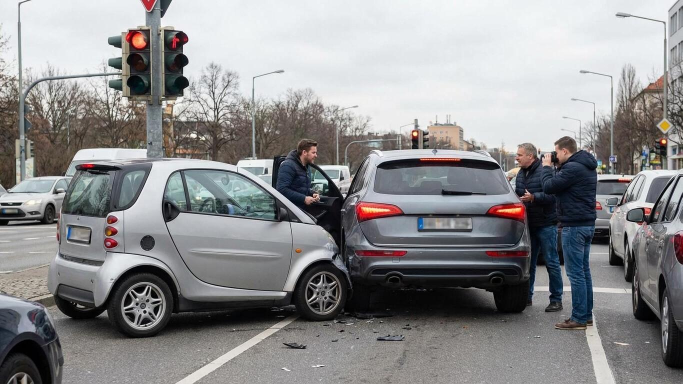
#> input picture outputs/ACCIDENT_001/original.jpg, 1365 x 768 px (shown at 1/2 size)
$ python pick_control_points.py outputs/ACCIDENT_001/original.jpg
#> lines starting #> are read from the running program, lines starting #| are printed output that depends on the picture; after the words box and inside, x2 and y2 are one past the last pixel; in counts of white or black regions, pixels touching at a corner belong together
"""道路平面标定：四点人工选取工具。

用法（在项目根目录执行）：
    python tools/pick_control_points.py outputs/ACCIDENT_001/original.jpg

操作：
    鼠标左键：依次点选 4 个控制点（顺序固定：near_left -> near_right -> far_right -> far_left）
    B：撤销上一个点
    R：全部重置
    S：保存（必须已选满 4 个点）
    Q / ESC：退出

说明：
- 四个点必须位于同一个道路平面（路面上），不能取车身角点、车顶、红绿灯等悬空物。
- 保存时若 outputs/<case>/image_control_points.json 已存在，会先备份为
  image_control_points.previous.json，再写入新的点。
- 本工具只保存图像坐标；道路平面坐标（ground_points）需要你在 calibration.json 中给定，
  并把单位明确写为 local_unit（没有实测尺寸时不得声称米制）。
- 支持中文路径（OpenCV 原生 imread/imwrite 不支持，本工具改用 imdecode/imencode）。
"""

import json
import sys
from pathlib import Path

import cv2
import numpy as np

POINT_ORDER = ["near_left", "near_right", "far_right", "far_left"]
SUGGESTION = {
    "near_left": "画面下方，道路左侧路面/标线",
    "near_right": "画面下方，道路右侧路面/标线",
    "far_right": "画面上方，道路右侧路面/标线",
    "far_left": "画面上方，道路左侧路面/标线",
}
MAX_DISPLAY_W = 1280
MAX_DISPLAY_H = 800


def imread_unicode(path):
    data = np.fromfile(str(path), dtype=np.uint8)
    img = cv2.imdecode(data, cv2.IMREAD_COLOR)
#> img is the input picture: shape (768, 1365, 3); mean B, G, R 142, 140.9, 141
    if img is None:
        raise FileNotFoundError(f"图片无法读取：{path}")
    return img


def imwrite_unicode(path, img):
    ok, buf = cv2.imencode(".png", img)
    if not ok:
        raise IOError(f"图片编码失败：{path}")
    buf.tofile(str(path))


def main():
    if len(sys.argv) < 2:
        raise SystemExit(
            "请提供图片路径，例如：\n"
            "  python tools/pick_control_points.py "
            "outputs/ACCIDENT_001/original.jpg"
        )

    image_path = Path(sys.argv[1]).resolve()
    if not image_path.exists():
        raise SystemExit(f"图片不存在：{image_path}")

    img = imread_unicode(image_path)
    h, w = img.shape[:2]
#> h = 768; w = 1365
    scale = min(MAX_DISPLAY_W / w, MAX_DISPLAY_H / h, 1.0)
#> scale = 0.938
    disp = cv2.resize(img, None, fx=scale, fy=scale, interpolation=cv2.INTER_AREA)
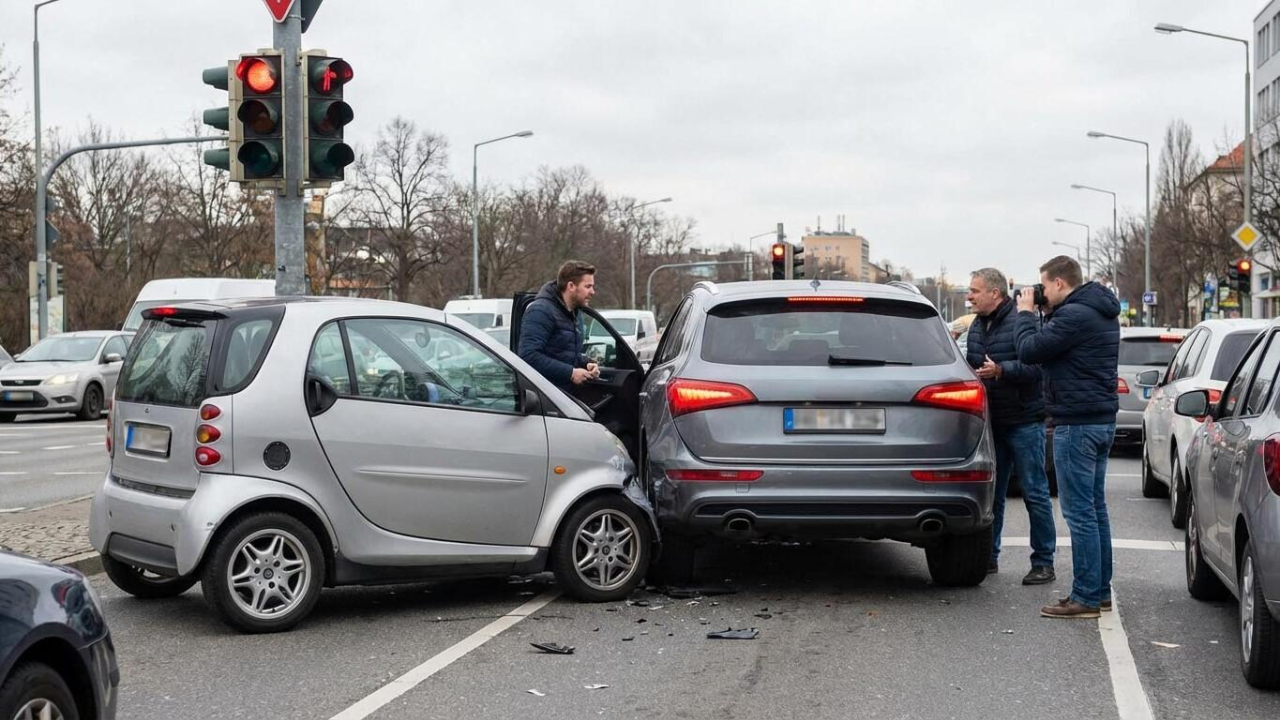
#> disp: shape (720, 1280, 3); mean B, G, R 142, 140.9, 141

    points = []          # 原图坐标
    win = "pick_control_points  (L=add  B=undo  R=reset  S=save  Q=quit)"

    def redraw():
        canvas = disp.copy()
        for i, (x, y) in enumerate(points):
            px, py = int(x * scale), int(y * scale)
            cv2.circle(canvas, (px, py), 5, (0, 0, 255), -1)
            cv2.putText(canvas, f"{i + 1} {POINT_ORDER[i]}", (px + 8, py - 8),
                        cv2.FONT_HERSHEY_SIMPLEX, 0.55, (0, 255, 255), 1)
            if i > 0:
                qx, qy = int(points[i - 1][0] * scale), int(points[i - 1][1] * scale)
                cv2.line(canvas, (qx, qy), (px, py), (0, 255, 0), 1)
        if len(points) == 4:
            pts = np.array([[[int(x * scale), int(y * scale)] for x, y in points]],
                           dtype=np.int32)
            cv2.polylines(canvas, pts, True, (0, 255, 0), 2)
        hint = (f"next: {POINT_ORDER[len(points)]} ({SUGGESTION[POINT_ORDER[len(points)]]})"
                if len(points) < 4 else "4 points OK -> press S to save")
        cv2.putText(canvas, hint, (10, 22), cv2.FONT_HERSHEY_SIMPLEX, 0.62,
                    (255, 255, 255), 2)
#> canvas: shape (720, 1280, 3); 0.43% of pixels changed, all inside (x1, y1, x2, y2) = (11, 6, 628, 28)
        cv2.putText(canvas, hint, (10, 22), cv2.FONT_HERSHEY_SIMPLEX, 0.62,
                    (0, 0, 0), 1)
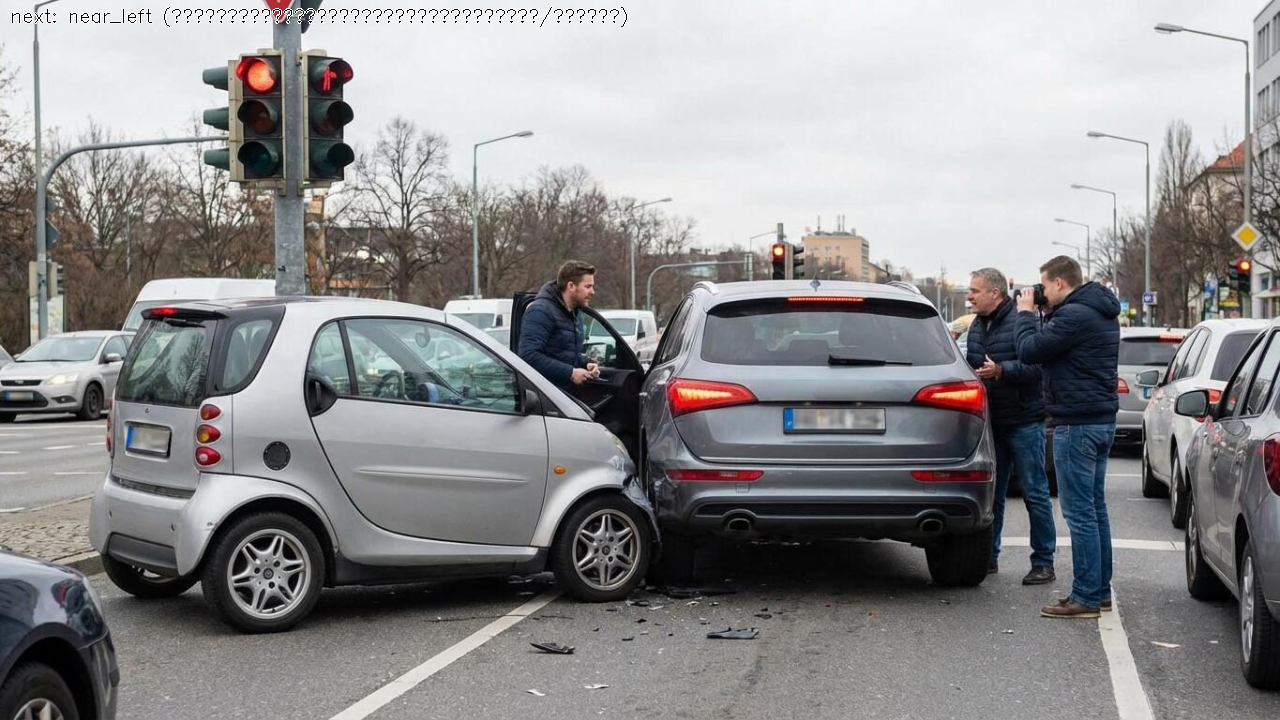
#> canvas: shape (720, 1280, 3); mean B, G, R 141.8, 140.6, 140.8
        cv2.imshow(win, canvas)

    def on_mouse(event, x, y, flags, param):
        if event == cv2.EVENT_LBUTTONDOWN and len(points) < 4:
            points.append((round(x / scale, 2), round(y / scale, 2)))
            redraw()

    cv2.namedWindow(win, cv2.WINDOW_AUTOSIZE)
    cv2.setMouseCallback(win, on_mouse)
    redraw()

    while True:
        key = cv2.waitKey(0) & 0xFF
#> (key q is pressed here)
        if key in (ord("q"), 27):
            break
        elif key == ord("b") and points:
            points.pop()
            redraw()
        elif key == ord("r"):
            points.clear()
            redraw()
        elif key == ord("s"):
            if len(points) != 4:
                print("需要 4 个点才能保存，当前：", len(points))
                continue
            out_path = image_path.parent / "image_control_points.json"
            if out_path.exists():
                backup = image_path.parent / "image_control_points.previous.json"
                backup.write_text(out_path.read_text(encoding="utf-8"),
                                  encoding="utf-8")
                print("已备份原文件 ->", backup.name)
            data = {
                "image_path": str(image_path),
                "image_width": w,
                "image_height": h,
                "point_order": POINT_ORDER,
                "image_points": [[int(round(x)), int(round(y))] for x, y in points],
                "selection_note": "由 tools/pick_control_points.py 人工点选保存；"
                                  "四个点须严格位于同一道路平面。",
            }
            out_path.write_text(json.dumps(data, ensure_ascii=False, indent=2),
                                encoding="utf-8")
            print("已保存 ->", out_path)
            print("下一步：把这些坐标填进 calibration.json 的 image_points，"
                  "并给出对应的 ground_points（单位写 local_unit）。")
            break

    cv2.destroyAllWindows()


if __name__ == "__main__":
    main()

$ run again, with outputs/ACCIDENT_001/road_surface_topdown.png saved as outputs/ACCIDENT_001/original.jpg
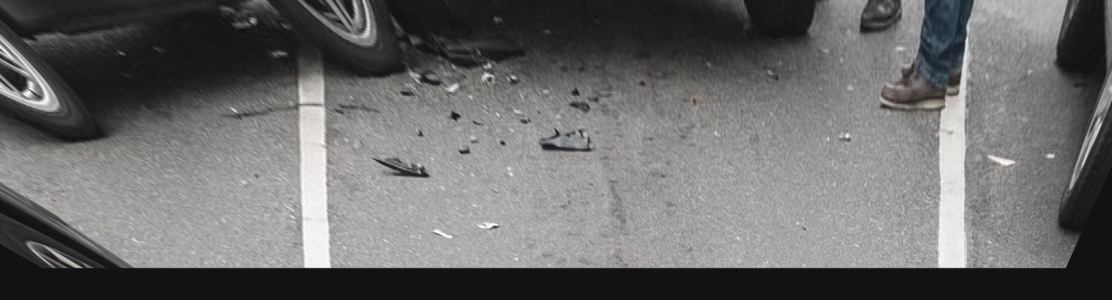
#> input picture outputs/ACCIDENT_001/road_surface_topdown.png, 2224 x 600 px (shown at 1/2 size)
#> in imread_unicode, img is the input picture: shape (600, 2224, 3); mean B, G, R 105.3, 105.9, 106.4
#> in main, `disp = cv2.resize(img, None, fx=scale, fy=scale, interpolation=cv2.INT..`:
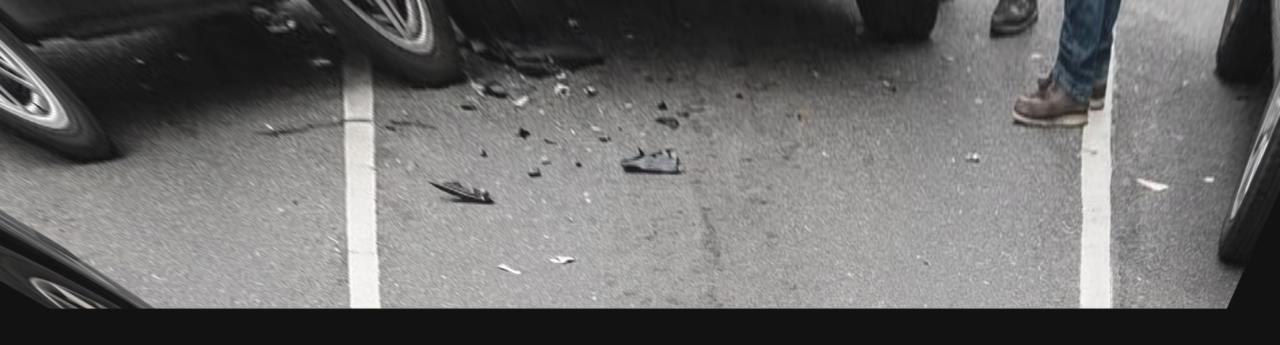
#> disp: shape (345, 1280, 3); mean B, G, R 105.4, 106, 106.5
#> in redraw, `cv2.putText(canvas, hint, (10, 22), cv2.FONT_HERSHEY_SIMPLEX, 0.62, (0..`:
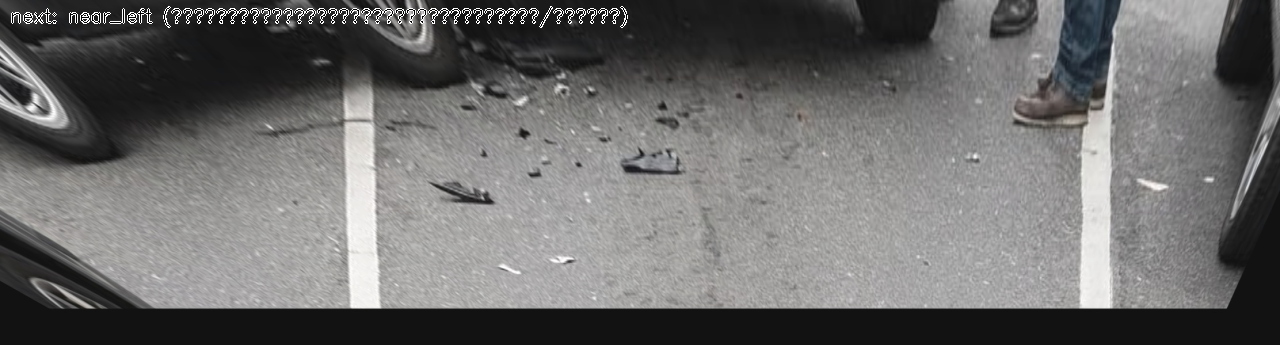
#> canvas: shape (345, 1280, 3); mean B, G, R 106.6, 107.2, 107.7
